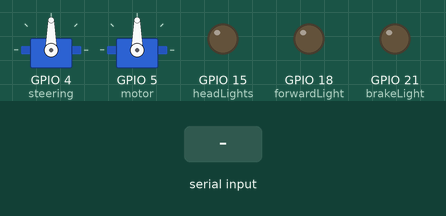
This sketch was run on a simulated ESP32. Shown: 2 × servo, output pins drawn as LEDs (lit = HIGH). Inputs (shaded band) come from the test bench. What the sketch prints to the serial monitor is not drawn.

Above: at 1.2 s.
1.3 s: "left" received over Serial
At 2.4 s:
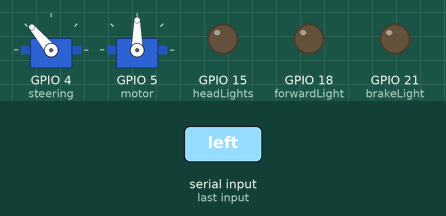
2.8 s: "right" received over Serial
At 3.6 s:
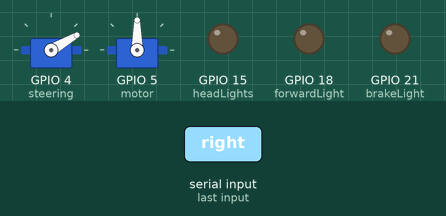
4.3 s: "forward" received over Serial
At 5.4 s:
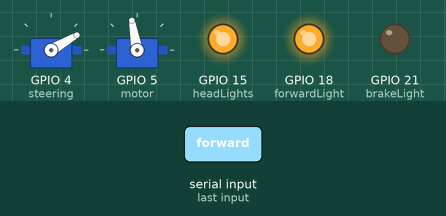
5.8 s: "straight" received over Serial
At 7.0 s:
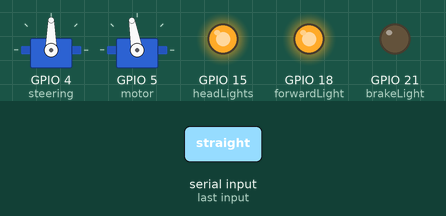
7.3 s: "backward" received over Serial
At 7.6 s:
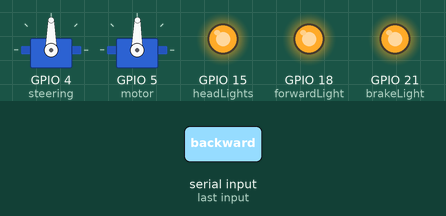
8.8 s: "left" received over Serial
At 9.4 s:
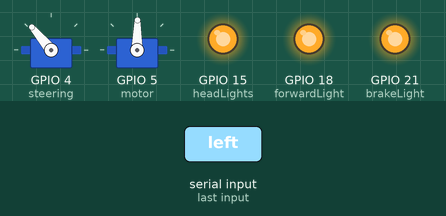
Timing chart, 0 to 11.3 s (numbered marks = the images above; inputs shaded):
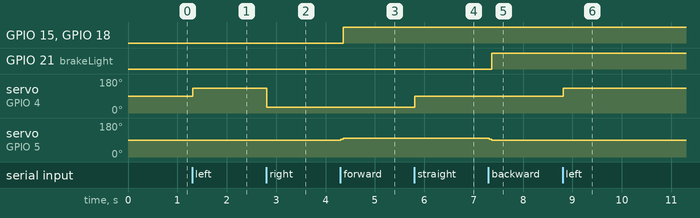

Measured:
- after the input at 1.3 s, servo on GPIO 4 (steering): 90° → 130° at once
- after the input at 2.8 s, servo on GPIO 4 (steering): 130° → 30° at once
- after the input at 4.3 s, GPIO 15 (headLights), GPIO 18 (forwardLight): LOW → HIGH after 0.06 s; servo on GPIO 5 (motor): 90° → 100° at once
- after the input at 5.8 s, servo on GPIO 4 (steering): 30° → 90° at once
- after the input at 7.3 s, GPIO 21 (brakeLight): LOW → HIGH after 0.06 s; servo on GPIO 5 (motor): 100° → 89° at once
- after the input at 8.8 s, servo on GPIO 4 (steering): 90° → 130° at once

The sketch:

testSerial.ino
```cpp
#include <Servo.h>

String nom = "ESP32";
String msg;
Servo steering;
Servo motor;
int brakeLight = 21;
int forwardLight = 18;
int headLights = 15;

void setup() {
	Serial.begin(921600);
	steering.attach(4);
	motor.attach(5);
	pinMode(brakeLight, OUTPUT);
	pinMode(forwardLight, OUTPUT);
	pinMode(headLights, OUTPUT);
}

void loop() {
	readSerialPort();

	if (msg != ""){
		if (msg == "left"){
			steering.write(130);
		}

		if (msg == "right"){

			steering.write(30);
		}

		if (msg == "straight"){
			steering.write(90);
		}

		if (msg == "forward"){
			motor.write(95);
			delay(50);
			motor.write(100);
			digitalWrite(forwardLight, HIGH);
			digitalWrite(headLights, HIGH);
		}

		if (msg == "backward"){
		motor.write(95);
		delay(50);
		motor.write(89);
		digitalWrite(brakeLight, HIGH);
		}

		if (msg == "stop"){
		// motor.write(90);
		// delay(150);
		motor.write(95);
		digitalWrite(brakeLight, LOW);
		digitalWrite(forwardLight, LOW);
		digitalWrite(headLights, LOW);
		}

	sendData();
	}
}

void readSerialPort(){
	msg = "";
	if (Serial.available()){
	delay(10);
	while (Serial.available() > 0){
		msg += (char)Serial.read();
		}
	Serial.flush();
	}
}

void sendData(){
	Serial.print(nom);
	Serial.print(" received: ");
	Serial.print(msg);
}
```
